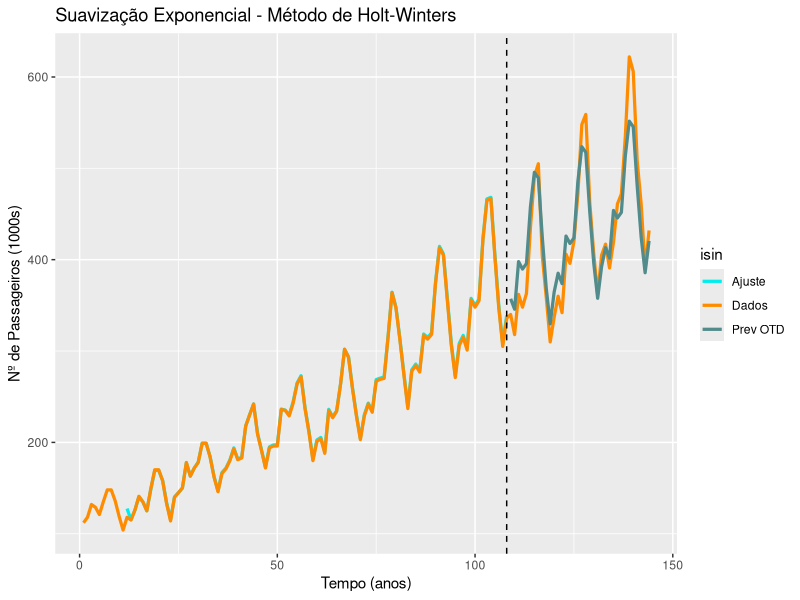
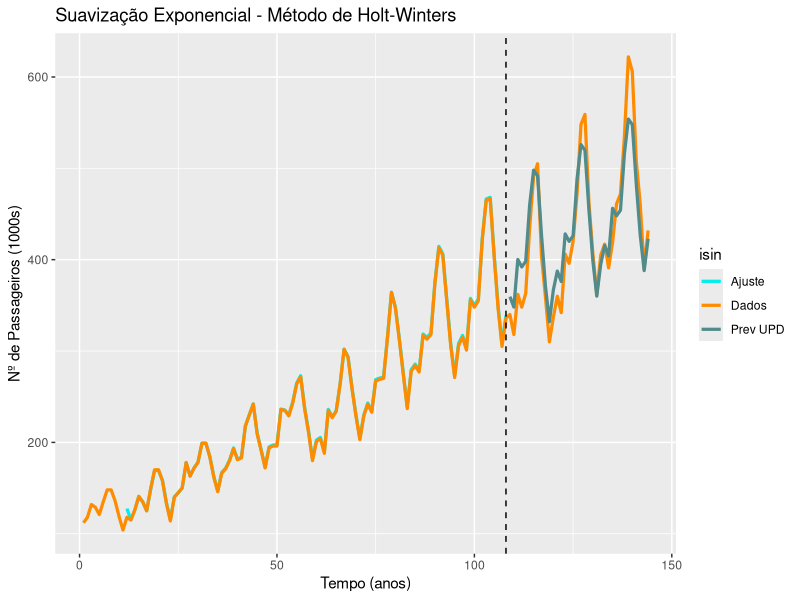
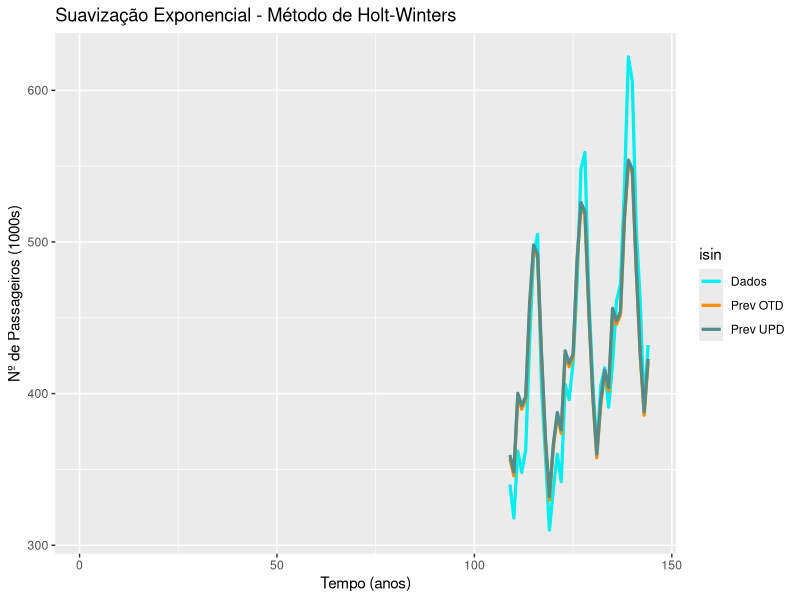

These figures' R source, in order:
#--------------------------------------------------------------------------
# Séries Temporais - Suavização exponencial pelo método de Holt-Winters
#--------------------------------------------------------------------------

# Definindo a biblioteca e os pacotes não padrões a serem utilizados.
.libPaths(
      "C:/Users/JoséRoberto/AppData/Roaming/SPB_16.6/R/win-library/3.2")
library(ggplot2)

data("AirPassengers")

ap <- 3 # Anos a serem Previstos
s <- 12 # frequência Sazonal
h <- s*ap # quant. meses a serem previstos
Zcplt <- AirPassengers # Série completa
Zmdl <- Zcplt[1:(length(Zcplt)-h)] # Séria utilizada na modelagem

#--------------------------------------------------------------------------
# Equações de recorrência - parâmetros iniciais

# Nível z(t)
z <- c(rep(NA, s-1), mean(Zmdl[1:s]))

# Tendência te(t)
te <- c(rep(NA, s-1), 0)

# Sazonalidade sa(t)
sa <- Zmdl[1:s]/z[s]

#--------------------------------------------------------------------------
# Ajuste da modelagem - Suavização
a = 0.25
c = 0.02
d = 0.95

for (i in (s+1):length(Zmdl)) {
      z[i] <- a*(Zmdl[i]-sa[i-s])+(1-a)*(z[i-1]+te[i-1])
      te[i] <- c*(z[i]-z[i-1])+(1-c)*te[i-1]
      sa[i] <- d*(Zmdl[i]-z[i])+(1-d)*sa[i-s]
}

Zfit <- z + te + sa

#--------------------------------------------------------------------------
# Previsão desatualizada

Zprev1 <- rep(NA, length(Zmdl))
n <- 1
for (p in 1:h) {
      if (p > n*s) n <- n + 1
      zp <- z[length(Zmdl)] + p*te[length(Zmdl)] + sa[length(Zmdl)+p-n*s]
      Zprev1 <- c(Zprev1, zp)
}

#--------------------------------------------------------------------------
# Previsão atualizada

for (i in (length(Zmdl)+1):length(Zcplt)) {
      Znew <- z[i-1] + te[i-1] + sa[i-s]
      z[i] <- a*(Znew-sa[i-s])+(1-a)*(z[i-1]+te[i-1])
      te[i] <- c*(z[i]-z[i-1])+(1-c)*te[i-1]
      sa[i] <- d*(Znew-z[i])+(1-d)*sa[i-s]
}

Zprev2 <- c(rep(NA,length(Zmdl)),
            (z + te + sa)[(length(Zmdl)+1):length(Zcplt)])


tempo <- 1:length(Zcplt)

#--------------------------------------------------------------------------
# Gráficos utilizando ggplot2
dataAP1 <- data.frame(Time = tempo, Data = as.numeric(Zcplt),
                      isin = "Dados")
dataAP2 <- data.frame(Time = 1:length(Zmdl), Data = as.numeric(Zfit),
                      isin = "Ajuste")
dataAP3 <- data.frame(Time = tempo, Data = as.numeric(Zprev1),
                      isin = "Prev OTD")
dataAP4 <- data.frame(Time = tempo, Data = as.numeric(Zprev2),
                      isin = "Prev UPD")

dataAPprevOTD <- rbind(dataAP1, dataAP2[complete.cases(dataAP2),],
                       dataAP3[complete.cases(dataAP3),])
dataAPprevUPD <- rbind(dataAP1, dataAP2[complete.cases(dataAP2),],
                       dataAP4[complete.cases(dataAP4),])
dataAPprevs <- rbind(dataAP1[complete.cases(dataAP3),], dataAP3, dataAP4)

p1 <- ggplot(dataAPprevOTD, aes(x=Time, y=Data, color=isin))
      #geom_smooth(aes(x=Time, y=Data, ymax=Data+2*sd(Data), ymin=Data-2*sd(Data)), 
      #            data = df5, colour = 'cyan2', stat = 'identity') +
      #scale_x_continuous(breaks = seq(1, length(Zcplt), by = 6),
      #                   labels = 
      #                         paste0(rep(c("Jan","Jul"),
      #                                    end(Zcplt)[1]-start(Zcplt)[1]+1),
      #                                seq(start(Zcplt)[1], end(Z)[1]-ap,
      #                                    by = 2))) +

p2 <- ggplot(dataAPprevUPD, aes(x=Time, y=Data, color=isin))

p3 <- ggplot(dataAPprevs, aes(x=Time, y=Data, color=isin))

# Gráfico 1 - Previsão desatualizada
p1 + scale_color_manual(values = c("cyan2", "darkorange",
                                   "darkslategray4")) +
      geom_line(size = 1.1) +
      geom_vline(xintercept = length(Zmdl), lty = 2) +
      labs(title = "Suavização Exponencial - Método de Holt-Winters",
           x = "Tempo (anos)", y = "Nº de Passageiros (1000s)")

# Gráfico 2 - Previsão atualizada 
p2 + scale_color_manual(values = c("cyan2", "darkorange",
                                   "darkslategray4")) +
      geom_line(size = 1.1) +
      geom_vline(xintercept = length(Zmdl), lty = 2) +
      labs(title = "Suavização Exponencial - Método de Holt-Winters",
           x = "Tempo (anos)", y = "Nº de Passageiros (1000s)")

# Gráfico 3 - Comparação entre previsões
p3 + scale_color_manual(values = c("cyan2", "darkorange",
                                   "darkslategray4")) +
      geom_line(size = 1.1) +
      #geom_vline(xintercept = length(Zmdl), lty = 2) +
      labs(title = "Suavização Exponencial - Método de Holt-Winters",
           x = "Tempo (anos)", y = "Nº de Passageiros (1000s)")

# Observações: 
# 
# 1) O que falta para o código? Falta deixar mais enxuto o código, melhorar
# os comentários e alguns aspectos dos gráficos.
# 
# 2) Fazer comparação dos resultados obtidos pelo nossa implementação do
# algoritmo de Holt-Winters com duas implementações consolidadas: com a 
# função HoltWinters() da instalação básica e a função ets() do pacote 
# "forecast" (escreverei alguns comentários sobre essas implementações para
# o relatório ). Ref.: R in action. pp. 352-9 

